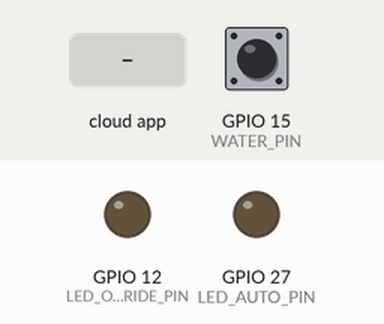
A sketch run on a simulated ESP32. Parts: output pins drawn as LEDs (lit = HIGH). The inputs (shaded band) are chosen by the test bench; at power-on: GPIO 15 (WATER_PIN) HIGH. What the sketch prints to the serial monitor is not drawn.

Above: at 4.7 s.
4.8 s: the phone or cloud app sets auto to 1
At 6.0 s:
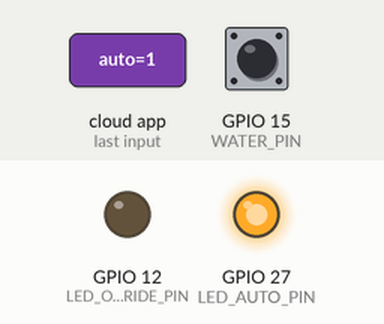
6.3 s: the phone or cloud app sets override to 1
At 7.5 s:
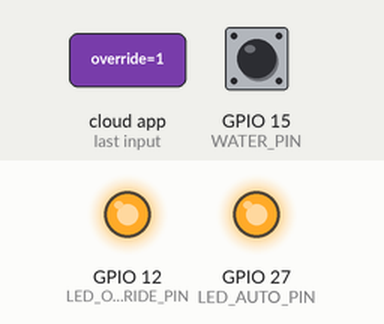
7.8 s: the phone or cloud app sets auto to 0
At 8.8 s:
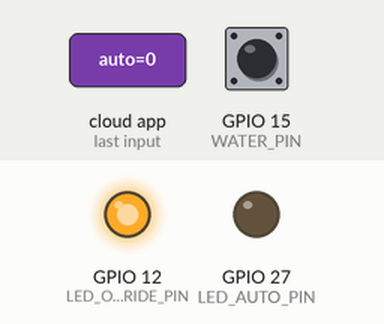
13.0 s: the phone or cloud app sets override to 0
At 14.4 s:
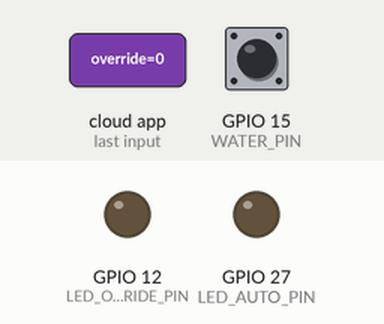
Timing chart, 0 to 15.5 s (numbered marks = the images above; inputs shaded):
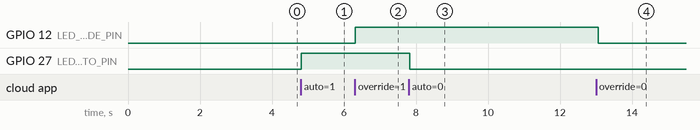

The sketch:

Autoirrigation.ino
```cpp
/*
  Simple Irrigation Control, SOCR581A3 2019
  Use an ESP32 Huzzah32 to read two soil moisture sensors and a water level sensor
  Sends data to Adafruit.io dashboard via WiFi every 10s.
  Allows control of soil moisture threshold (how dry soil must be before irrigate)
  Allow control of irrigation duration.
  Allow manual override - trigger manual irrigation
  Tested on Huzzah32 board https://www.adafruit.com/product/3405
  Requires install of: Adafruit IO library, Adafruit MQTT library, and Arduinohttpclient library
  Also install meanfilter library
  Requires two capacitance based sensors: V1.2 DIYMORE
  Requires use of non contact water sensor for water reservoir,XKC-Y25-PNP

  J Ham, CSU, 21Nov2019

  Project similar to this tutorial (get some pointers here)
  https://learn.adafruit.com/adafruit-io-basics-temperature-and-humidity/overview
*/

#include "Wire.h"
#include "AdafruitIO_WiFi.h"    // Adafruits WiFi Library (part of Adafruit IO Arduino library)
#include "MeanFilterLib.h"

// Your WiFi information, on campus
#define WIFI_SSID "w212lab"        //  your network SSID (name)
#define WIFI_PASS "testarduino"     // your network password

// Your WiFi information, off campus
//#define WIFI_SSID "HOME-D289-2.4"   // your network SSID (name)
//#define WIFI_PASS "393T4UC43YA44CU3"   // your network password

// Adafruit IO information for your account
#define IO_USERNAME    "micrometeo"
#define IO_KEY         "c515cee8d740a3d03dbfacd69c66daa3df2e811f"

// global Objects, setting up wifi
AdafruitIO_WiFi io(IO_USERNAME, IO_KEY, WIFI_SSID, WIFI_PASS);

//define the feeds to Adafruit IO
// variable names in io.feed must match adafruit io feeds, t-sht and rh-sht.
AdafruitIO_Feed *soilFeed_1 = io.feed("soil-1");
AdafruitIO_Feed *soilFeed_2 = io.feed("soil-2");
AdafruitIO_Feed *waterFeed = io.feed("water");
AdafruitIO_Feed *autoirr = io.feed("auto");
AdafruitIO_Feed *override = io.feed("override");
AdafruitIO_Feed *irrtimer = io.feed("irr-timer");
AdafruitIO_Feed *irrsetpoint = io.feed("irr-setpoint");

// Pin Assignments
#define LED_AUTO_PIN 27
#define LED_OVERRIDE_PIN 12
#define SOIL1 A2      // analog channel for soil sensor 1, A2 on huzzah
#define SOIL2 A3      // analog channel for soil sensor 2, A3 on huzzah
#define WATER_PIN 15  // digital input pin for water level sensor in tank
#define PUMP_PIN 27   // digital output pin for turning on water pump

MeanFilter<float> meanSoil_1(6);      // mean calculations for soil sensors
MeanFilter<float> meanSoil_2(6);      // mean calculations for soil sensors

const float wet = 1.3;  // 100%    voltage output from soil sensors in water saturated soil
const float dry = 2.9;  // 0*      voltage output from soil sensors in air dry soil

unsigned long previousMillis = 0;        // will store last time updated
const long interval = 10000;             // sampling interval, 10s
bool autoirr_Flag;   //flag - high when auto irrigate is active, low when on manual
bool override_Flag;   //flag - high - trigger manual irrigation
bool water_Flag = false;  // indicates when getting low on water in supply tank/bottle
int irr_time;         // duration of irrigation in seconds
int irr_setpoint;

void setup()
{
  Serial.begin(9600);
  delay(2000);

  pinMode(LED_AUTO_PIN, OUTPUT);
  pinMode(LED_OVERRIDE_PIN, OUTPUT);
  pinMode(PUMP_PIN, OUTPUT);
  pinMode(WATER_PIN, INPUT);

  // connect to io.adafruit.com
  Serial.print("Connecting to Adafruit IO");
  io.connect();

  autoirr->onMessage(handleMessage1);
  override->onMessage(handleMessage2);
  irrsetpoint->onMessage(handleMessage3);
  irrtimer->onMessage(handleMessage4);

  // wait for a connection
  while (io.status() < AIO_CONNECTED)
  {
    Serial.print(".");
    delay(500);
  }

   // we are connected
  Serial.println();
  Serial.println(io.statusText());

  //get initial values from controls on dashboard
  autoirr->get();
  irrtimer->get();
  irrsetpoint->get();
}

void loop()
{
  // io.run(); is required for all sketches.
  io.run();

  unsigned long currentMillis = millis();   // read mills timer
  if (currentMillis - previousMillis >= interval) {  //control sampling interval
    previousMillis = currentMillis;

  //Read soil moisture sensors
  float volt_soil_1 = meanSoil_1.AddValue(ReadVoltage(SOIL1)); // read voltages and average
  float volt_soil_2 = meanSoil_2.AddValue(ReadVoltage(SOIL2)); // read voltages and average
  Serial.print("volts <- ");
  Serial.print(volt_soil_1);Serial.print(", ");
  Serial.println(volt_soil_2);

  // map voltage to percent
  float percent_soil_1=mapfloat(volt_soil_1,dry,wet,0.0,100.0);
  float percent_soil_2=mapfloat(volt_soil_2,dry,wet,0.0,100.0);

  Serial.print("percent <- ");
  Serial.print(percent_soil_1);Serial.print(", ");
  Serial.println(percent_soil_2);
  Serial.println();

  //Read water level sensor
  if(digitalRead(WATER_PIN) == LOW)
    water_Flag = true;
   else
    water_Flag = false;
  Serial.print("water pin <- ");
  Serial.println(digitalRead(WATER_PIN));
  Serial.print("water flg <- ");
  Serial.println(water_Flag);

   // Send data to Adafruit IO
  soilFeed_1->save(percent_soil_1);
  soilFeed_2->save(percent_soil_2);
  waterFeed->save(water_Flag);
  }
}  // end main loop

// Auxillary Functions

//function to map floating point numbers (used for soil moisture)
float mapfloat(float x, float in_min, float in_max, float out_min, float out_max){
  return (x - in_min) * (out_max - out_min) / (in_max - in_min) + out_min;
}

//function to correct ADC, https://github.com/G6EJD/ESP32-ADC-Accuracy-Improvement-function
double ReadVoltage(byte pin){
  double reading = analogRead(pin); // Reference voltage is 3v3 so maximum reading is 3v3 = 4095 in range 0 to 4095
  if(reading < 1 || reading > 4095) return 0;
  // return -0.000000000009824 * pow(reading,3) + 0.000000016557283 * pow(reading,2) + 0.000854596860691 * reading + 0.065440348345433;
  return -0.000000000000016 * pow(reading,4) + 0.000000000118171 * pow(reading,3)- 0.000000301211691 * pow(reading,2)+ 0.001109019271794 * reading + 0.034143524634089;
}

void handleMessage1(AdafruitIO_Data *data) {

  Serial.print("received auto <- ");

  if(data->toPinLevel() == HIGH)
    Serial.println("HIGH");
  else
    Serial.println("LOW");


  digitalWrite(LED_AUTO_PIN, data->toPinLevel());
}

void handleMessage2(AdafruitIO_Data *data) {

  Serial.print("received override <- ");

  if(data->toPinLevel() == HIGH)
    Serial.println("HIGH");
  else
    Serial.println("LOW");


  digitalWrite(LED_OVERRIDE_PIN, data->toPinLevel());
  delay(1000);
}

void handleMessage3(AdafruitIO_Data *data) {

  // convert the data to integer
  irr_time = data->toInt();

  Serial.print("received setpoint <- ");
  Serial.println(irr_time);

}

void handleMessage4(AdafruitIO_Data *data) {

  // convert the data to integer
  int irr_setpoint = data->toInt();

  Serial.print("received timer <- ");
  Serial.println(irr_setpoint);

}
```

Measured:
- after the input at 4.8 s, GPIO 27 (LED_AUTO_PIN): LOW → HIGH at once
- after the input at 6.3 s, GPIO 12 (LED_OVERRIDE_PIN): LOW → HIGH at once
- after the input at 7.8 s, GPIO 27 (LED_AUTO_PIN): HIGH → LOW at once
- after the input at 13.0 s, GPIO 12 (LED_OVERRIDE_PIN): HIGH → LOW after 0.07 s
